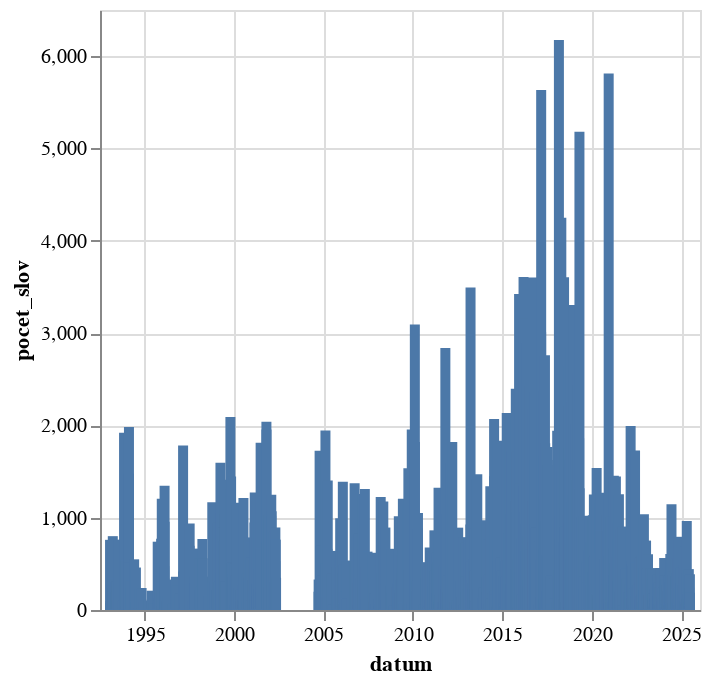

Here is the notebook cell this chart was saved with:
### Code cell
alt.Chart(
    df.filter(pl.col("mluvci").str.contains("Marek Benda")).sort(by="datum").group_by_dynamic(index_column="datum",every="1d").agg(pl.col("pocet_slov").sum()).to_pandas()
).mark_bar(
).encode(
    alt.X("datum:T"),
    alt.Y("pocet_slov:Q")
)

### Figure 1 — Vega-Lite specification as saved in the notebook (floating-point values rounded to 4 significant figures; data arrays with more than 128 entries replaced by an {"elided": "..."} marker saying what was removed)
{"config": {"view": {"continuousWidth": 300, "continuousHeight": 300}}, "data": {"name": "data-4e1889221e1e58aa28b93c04ffaebb4b"}, "mark": {"type": "bar"}, "encoding": {"x": {"field": "datum", "type": "temporal"}, "y": {"field": "pocet_slov", "type": "quantitative"}}, "$schema": "https://vega.github.io/schema/vega-lite/v5.8.0.json", "datasets": {"data-4e1889221e1e58aa28b93c04ffaebb4b": {"elided": "921 records"}}}
